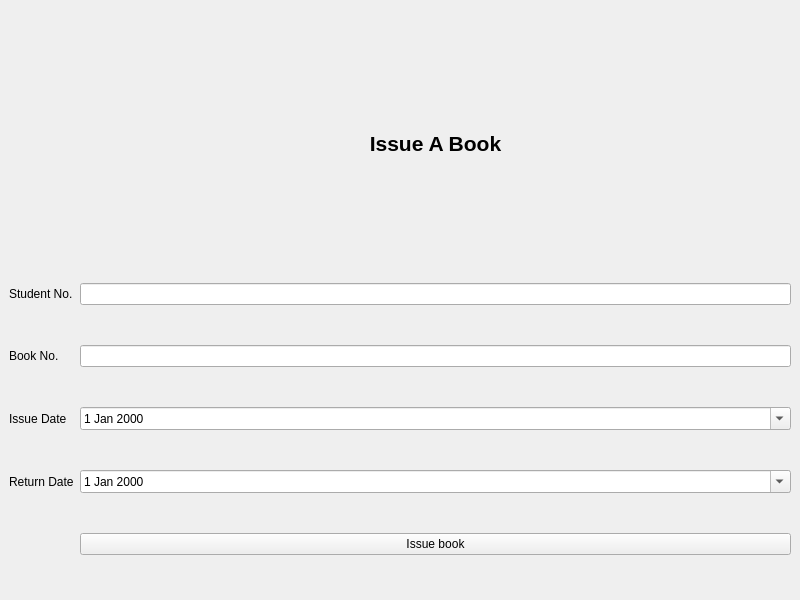
<?xml version="1.0" encoding="UTF-8"?>
<ui version="4.0">
 <class>MainWindow</class>
 <widget class="QMainWindow" name="MainWindow">
  <property name="geometry">
   <rect>
    <x>0</x>
    <y>0</y>
    <width>800</width>
    <height>600</height>
   </rect>
  </property>
  <property name="windowTitle">
   <string>MainWindow</string>
  </property>
  <widget class="QWidget" name="centralwidget">
   <layout class="QGridLayout" name="gridLayout">
    <item row="2" column="0">
     <widget class="QLabel" name="label_3">
      <property name="text">
       <string>Book No.</string>
      </property>
     </widget>
    </item>
    <item row="0" column="1">
     <widget class="QLabel" name="label">
      <property name="sizePolicy">
       <sizepolicy hsizetype="Preferred" vsizetype="Fixed">
        <horstretch>0</horstretch>
        <verstretch>0</verstretch>
       </sizepolicy>
      </property>
      <property name="maximumSize">
       <size>
        <width>16777215</width>
        <height>200</height>
       </size>
      </property>
      <property name="font">
       <font>
        <pointsize>16</pointsize>
        <bold>true</bold>
       </font>
      </property>
      <property name="text">
       <string>Issue A Book</string>
      </property>
      <property name="alignment">
       <set>Qt::AlignCenter</set>
      </property>
     </widget>
    </item>
    <item row="4" column="0">
     <widget class="QLabel" name="label_5">
      <property name="text">
       <string>Return Date</string>
      </property>
     </widget>
    </item>
    <item row="1" column="0">
     <widget class="QLabel" name="label_2">
      <property name="text">
       <string>Student No.</string>
      </property>
     </widget>
    </item>
    <item row="3" column="1">
     <widget class="QDateEdit" name="issue_date">
      <property name="calendarPopup">
       <bool>true</bool>
      </property>
     </widget>
    </item>
    <item row="4" column="1">
     <widget class="QDateEdit" name="ret_date">
      <property name="calendarPopup">
       <bool>true</bool>
      </property>
     </widget>
    </item>
    <item row="1" column="1">
     <widget class="QLineEdit" name="stu_no"/>
    </item>
    <item row="3" column="0">
     <widget class="QLabel" name="label_4">
      <property name="text">
       <string>Issue Date</string>
      </property>
     </widget>
    </item>
    <item row="2" column="1">
     <widget class="QLineEdit" name="book_no"/>
    </item>
    <item row="5" column="1">
     <widget class="QPushButton" name="issue_book">
      <property name="text">
       <string>Issue book</string>
      </property>
     </widget>
    </item>
   </layout>
  </widget>
 </widget>
 <resources/>
 <connections/>
</ui>
